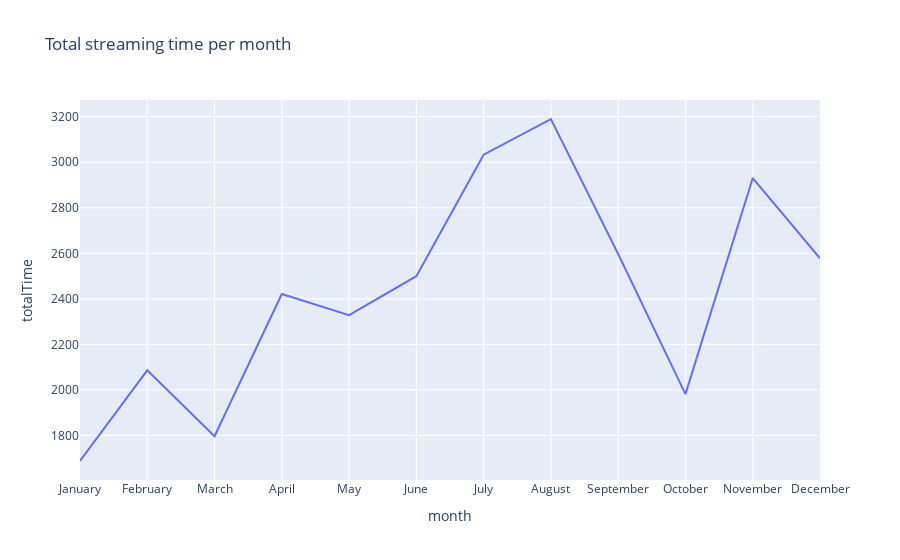

Source (notebook cell):
### Code cell
# Plot the total streaming time per month as a line graph
px.line(music_per_month,x="month",y="totalTime",title="Total streaming time per month")

### Figure 1 — Plotly figure (JSON) as saved in the notebook; plotly's stock layout.template omitted (floating-point values rounded to 4 significant figures)
{"data": [{"hovertemplate": "month=%{x}<br>totalTime=%{y}<extra></extra>", "legendgroup": "", "line": {"color": "#636efa", "dash": "solid"}, "marker": {"symbol": "circle"}, "mode": "lines", "name": "", "orientation": "v", "showlegend": false, "type": "scatter", "x": ["January", "February", "March", "April", "May", "June", "July", "August", "September", "October", "November", "December"], "xaxis": "x", "y": [1688.0, 2086.0, 1797.0, 2421.0, 2328.0, 2499.0, 3033.0, 3190.0, 2597.0, 1982.0, 2930.0, 2578.0], "yaxis": "y"}], "layout": {"legend": {"tracegroupgap": 0}, "title": {"text": "Total streaming time per month"}, "xaxis": {"anchor": "y", "domain": [0, 1], "title": {"text": "month"}}, "yaxis": {"anchor": "x", "domain": [0, 1], "title": {"text": "totalTime"}}}}
